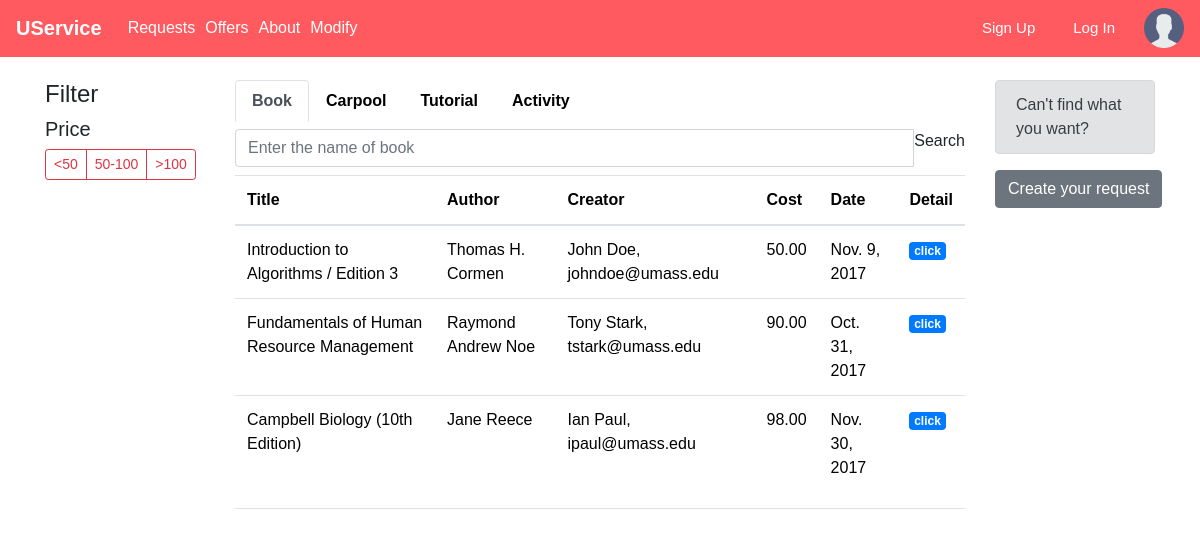
The app's page /USERVICE/searchoffer/ with its own data.
### USERVICE/models.py (models this page shows, shortened)
class Textbook_Trading(models.Model):
    title = models.CharField(max_length=200)
    author = models.CharField(max_length=200)
    description = models.TextField(max_length=1000, help_text="Enter a brief description of the book")
    creator=models.ForeignKey(Profile,on_delete=models.SET_NULL,null=True)
    date=models.DateField(null=True,blank=True)
    cost=models.DecimalField(max_digits=4,decimal_places=2,default=Decimal('0.00'))
    request=models.BooleanField(default=False)
    offer=models.BooleanField(default=False)
    def get_absolute_url(self):
         return reverse('textbook-Detail', args=[str(self.id)])

class Profile(models.Model):
    user = models.ForeignKey(User, on_delete=models.SET_NULL, null=True)
    review = models.CharField(max_length=500, help_text="Review")
    RATING = (
        ('vb', 'Very Bad'),
        ('b', 'Bad'),
        ('g', 'Good'),
        ('vg', 'Very Good'),
    )
    rating = models.CharField(max_length=1, choices=RATING, blank=True, default='vb', help_text='Rate Me')
    def __str__(self):
        return '%s' % (self.user)

class User(models.Model):
    name = models.CharField(max_length=100, help_text="Name")
    email = models.CharField(max_length=100, help_text="Email")
    password = models.CharField(max_length=10, help_text="Password")
    def __str__(self):
        return '%s, %s' % (self.name, self.email)

### USERVICE/views.py (the view)
class offerListView(generic.ListView):
    context_object_name = "offerlist"
    template_name = 'searchOffer.html'
    queryset = Textbook_Trading.objects.all()
    def get_context_data(self, **kwargs):
        context = super(offerListView, self).get_context_data(**kwargs)
        context['books'] = Textbook_Trading.objects.filter(offer=True)
        context['carpools'] = Carpool.objects.filter(offer=True)
        context['tutors'] = Tutor.objects.filter(offer=True)
        context['activitys'] = Activity.objects.filter(offer=True)
        return context

### USERVICE/models.py (called while the page is built)
    def get_absolute_url(self):
        return reverse('activity-Detail', args=[str(self.id)])

    def get_absolute_url(self):
        return reverse('carpool-Detail', args=[str(self.id)])

    def get_absolute_url(self):
        return reverse('tutor-Detail', args=[str(self.id)])

### USERVICE/templates/searchOffer.html (shortened to what this page needs)
{% extends "base_generic.html" %}
{% block extra_head %}
{% load static %}
<link rel="stylesheet" href="{% static 'css/search.css' %}">
{% endblock %}
{% block content %}
      <div class="container">
        <div class="row">
          <div class="col-lg-2 col-md-3">
              <h4>Filter</h4>
              <h5>Price</h5>
              <div class="btn-group btn-group-sm" role="group" aria-label="price">
                <button type="button" class="btn btn-outline-danger"><50</button>
                <button type="button" class="btn btn-outline-danger">50-100</button>
                <button type="button" class="btn btn-outline-danger">>100</button>
              </div>
          </div>
          <div class="col-lg-8 col-md-6">
            <nav class="nav nav-tabs" id="myTab" role="tablist">
              <a class="nav-item nav-link active" id="nav-book-tab" data-toggle="tab" href="#nav-book" role="tab" aria-controls="nav-home" aria-expanded="true">Book</a>
              <a class="nav-item nav-link" id="nav-carpool-tab" data-toggle="tab" href="#nav-carpool" role="tab" aria-controls="nav-carpool">Carpool</a>
              <a class="nav-item nav-link" id="nav-tutorial-tab" data-toggle="tab" href="#nav-tutorial" role="tab" aria-controls="nav-tutorial">Tutorial</a>
              <a class="nav-item nav-link" id="nav-activity-tab" data-toggle="tab" href="#nav-activity" role="tab" aria-controls="nav-activity">Activity</a>
            <div class="tab-content" id="nav-tabContent">
              <div class="tab-pane fade show active" id="nav-book" role="tabpanel" aria-labelledby="nav-book-tab">
                <div class="input-group">
                  <input type="text" class="form-control" placeholder="Enter the name of book" aria-describedby="book">
                  <span class="input-group-addon" id="book">Search</span>
                </div>
                  <table class="table table-hover">
                    <thead>
                      <tr>
                        <th>Title</th>
                        <th>Author</th>
                        <th>Creator</th>
                        <th>Cost</th>
                        <th>Date</th>
                        <th>Detail</th>
                      </tr>
                    </thead>
                    <tbody>
                      {% for book in books %}
                        <tr>
                          <td><a>{{ book.title }}</a></td>
                          <td><a>{{ book.author }}</a></td>
                          <td><a>{{ book.creator}}</a></td>
                          <td><a>{{ book.cost }}</a></td>
                          <td><a>{{ book.date}}</a></td>
                          <td><a class="badge badge-primary"  href="{{ book.get_absolute_url }}">click</a></td>
                        </tr>
                      {% endfor %}
                    </tbody>
                </table>
              </div>
            </div>
          </div>
          <div class="col-lg-2 col-md-3">
            <div class="alert alert-secondary" role="alert">
              Can't find what you want?
            </div>
            <button  type="button" class="btn btn-secondary" name="button"><a href="{% url 'addrequest' %}">Create your request</a></button>
          </div>
        </div>
      </div>
{% endblock %}

### USERVICE/static/css/navbar.css (style rules this page uses)
* { font-family: Arial, Helvetica, sans-serif; }
table { border-spacing: 100px; }
a, a:active, a:hover { color: white; text-decoration: none; }

### USERVICE/static/css/search.css (style rules this page uses)
.container { padding-top: 80px; padding-bottom: 40px; }
.nav-tabs >a { color: black; font-weight: bold; }
.table-hover { color: black; overflow-x: auto; }
.input-group { margin-top: 0.5rem; }
.table-hover { margin-top: 0.5rem; }

### records on screen
Textbook_Trading: title "Introduction to Algorithms / Edition 3", author "Thomas H. Cormen", creator "John Doe, johndoe@umass.edu", cost "50.00", date "Nov. 9, 2017"
Textbook_Trading: title "Fundamentals of Human Resource Management", author "Raymond Andrew Noe", creator "Tony Stark, tstark@umass.edu", cost "90.00", date "Oct. 31, 2017"
Textbook_Trading: title "Campbell Biology (10th Edition)", author "Jane Reece", creator "Ian Paul, ipaul@umass.edu", cost "98.00", date "Nov. 30, 2017"
